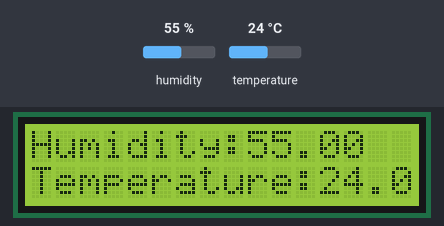
A sketch run on a simulated Arduino Uno, built with avr-gcc and run on an emulated ATmega328P. On the bench: 16×2 character LCD. The test bench sets the inputs (shaded band); at power-on: humidity 55 %, temperature 24 °C. What the sketch prints to the serial monitor is not drawn.

Above: at 1.2 s.
1.3 s: humidity set to 22 %
At 3.5 s:
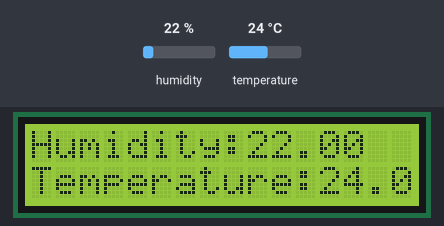
4.2 s: temperature set to 12 °C
At 6.2 s:
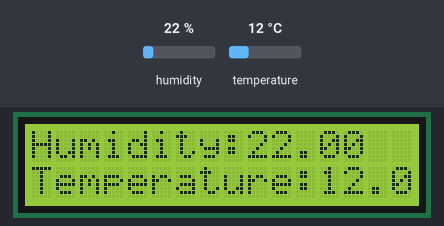
7.1 s: humidity set to 40 %
At 10.2 s:
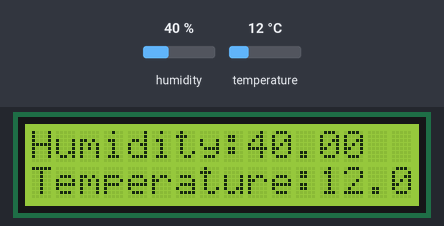
10.5 s: temperature set to 19 °C
At 11.8 s:
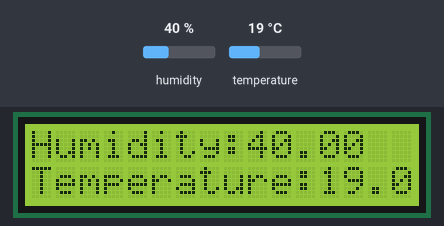
Timing chart, 0 to 13.5 s (numbered marks = the images above; inputs shaded):
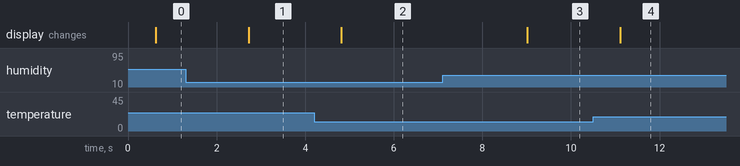

Measured:
- after the input at 1.3 s, the display: changes after 1.4 s (image 1)
- after the input at 4.2 s, the display: changes after 0.62 s (image 2)
- after the input at 7.1 s, the display: changes after 1.9 s (image 3)
- after the input at 10.5 s, the display: changes after 0.61 s (image 4)

The sketch:

I2C_LCD1602_Print_DHT11.ino
```cpp
// REQUIRES the following Arduino libraries:
// - DHT Sensor Library: https://github.com/adafruit/DHT-sensor-library
// - Adafruit Unified Sensor Lib: https://github.com/adafruit/Adafruit_Sensor

#include <Wire.h>
#include <LiquidCrystal_I2C.h> //引用I2C库
#include <DHT.h>
#define DHTPIN 12 // Digital pin connected to the DHT sensor
//定义类型，DHT11或者其它
#define DHTTYPE DHT11
//进行初始设置
DHT dht(DHTPIN, DHTTYPE);
//设置LCD1602设备地址，这里的地址是0x3F，一般是0x20，或者0x27，具体看模块手册
LiquidCrystal_I2C lcd(0x3F,16,2);

// Connect pin 1 (on the left) of the sensor to +5V
// NOTE: If using a board with 3.3V logic like an Arduino Due connect pin 1
// to 3.3V instead of 5V!
// Connect pin 2 of the sensor to whatever your DHTPIN is
// Connect pin 4 (on the right) of the sensor to GROUND
// Connect a 10K resistor from pin 2 (data) to pin 1 (power) of the sensor

// Feather HUZZAH ESP8266 note: use pins 3, 4, 5, 12, 13 or 14 --
// Pin 15 can work but DHT must be disconnected during program upload.

void setup()
{
  lcd.init();                  // 初始化LCD
  lcd.backlight();             //设置LCD背景等亮
  Serial.begin(115200);
  dht.begin(); //DHT开始工作
  Serial.println("DHT11 test!");
}

void loop()
{
  Serial.println("/n");
   // 两次检测之间，要等几秒钟，这个传感器有点慢。
  delay(500);
  // 读温度或湿度要用250毫秒
  float h = dht.readHumidity();//读湿度
  float t = dht.readTemperature();//读温度，默认为摄氏度
  // 检测温度传感器是否工作
  if (isnan(h) || isnan(t)) {
    Serial.println(("Failed to read from DHT sensor!"));
    return;
  }
  Serial.print("Humidity: ");//湿度
  Serial.print(h);
  Serial.print("%  Temperature: ");//温度
  Serial.print(t);
  lcd.clear();
  lcd.setCursor(0,0); //设置显示指针,第一行第一个显示位
  lcd.print("Humidity:");
  lcd.setCursor(9,0);//设置显示指针,第一行第9个显示位开始显示
  lcd.print(h);
  lcd.setCursor(0,1);//设置显示指针,第二行第一个显示位
  lcd.print("Temperature:");
  lcd.setCursor(12,1); //设置显示指针,第二行第12个显示位开始显示
  lcd.print(t);
  //lcd.print("         by L.L.");
  delay(500);
}
```
